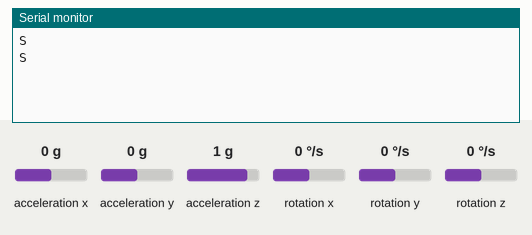
This sketch was run on a simulated Arduino Uno, built with avr-gcc and run on an emulated ATmega328P. Shown: the last lines printed to the serial monitor. Wiring (inferred from the names in the program): MPU-6050 motion sensor at I2C address 0x68. The test bench sets the inputs (shaded band); at power-on: acceleration x 0 g, acceleration y 0 g, acceleration z 1 g, rotation x 0 °/s, rotation y 0 °/s, rotation z 0 °/s.

Above: at 1.8 s.
1.9 s: acceleration x set to -1.4 g
At 2.8 s:
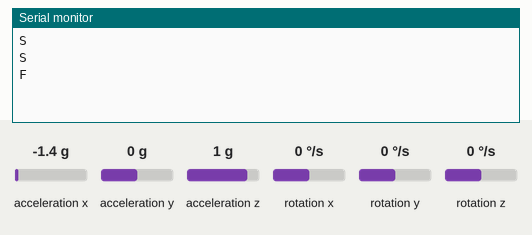
4.5 s: acceleration x set to 0.8 g
At 5.3 s:
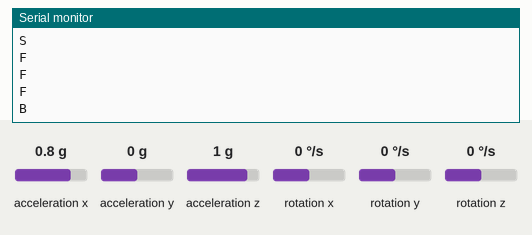

The sketch:

transmitter_final_code.ino
```cpp
#include<SoftwareSerial.h>
#include <SPI.h>
#include<Wire.h>
//SoftwareSerial mybt(0,1);
int16_t AcX,AcY,AcZ,Tmp,GyX,GyY,GyZ;
int m=0,n=0;
const int MPU_addr=0x68;
int dupa=0;
int joystick[2];

void setup() {
  // put your setup code here, to run once:
//  mybt.begin(38400);
  Serial.begin(38400);
  Wire.begin();
  Wire.beginTransmission(MPU_addr);
  Wire.write(0x6B);  // PWR_MGMT_1 register
  Wire.write(0);     // set to zero (wakes up the MPU-6050)
  Wire.endTransmission(true);
}

void loop() {
  // put your main code here, to run repeatedly:
  Wire.beginTransmission(MPU_addr);
  Wire.write(0x3B);  // starting with register 0x3B (ACCEL_XOUT_H)
  Wire.endTransmission(false);
  Wire.requestFrom(MPU_addr,14,true);  // request a total of 14 registers
  joystick[0]=Wire.read()<<8|Wire.read();  // 0x3B (ACCEL_XOUT_H) & 0x3C (ACCEL_XOUT_L)
  joystick[1]=Wire.read()<<8|Wire.read();  // 0x3D (ACCEL_YOUT_H) & 0x3E (ACCEL_YOUT_L)
  joystick[2]=Wire.read()<<8|Wire.read();  // 0x3F (ACCEL_ZOUT_H) & 0x40 (ACCEL_ZOUT_L)

    AcX = joystick[0];
    AcY = joystick[1];
    if(AcX<-6000){      //Forward
//    mybt.write("F");
    Serial.println('F');
    }
    else if(AcX>6000){
//    mybt.write("F");
    Serial.println('B');
    }
    else if(AcY>6000){
//    mybt.write("R");
    Serial.println('R');
    }
    else if(AcY<-6000){
//    mybt.write("L");
    Serial.println('L');
    }
    else if(AcX<6000 && AcX>-6000 && AcX<6000 && AcX>-6000){
//    mybt.write("S");
    Serial.println('S');
    }
    delay(1000);

}
```

Measured:
- after the input at 1.9 s, the serial monitor: prints a new line after 0.11 s (image 1)
- after the input at 4.5 s, the serial monitor: prints a new line after 0.51 s (image 2)
